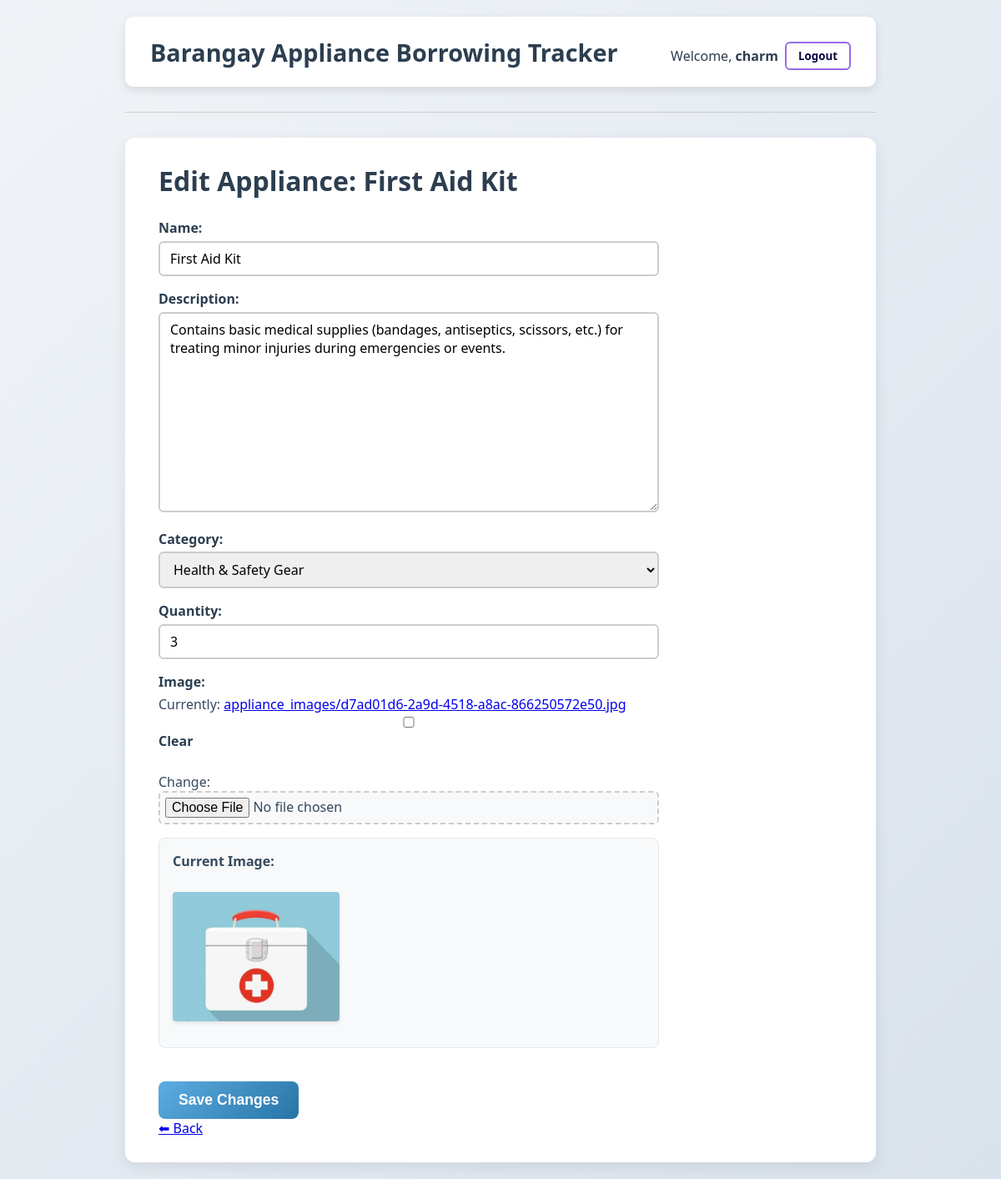
Screenshot of /dashboard/edit-appliance/1/ (signed in) with the database file from the repository.
### appliances/models.py (models this page shows, shortened)
class Appliance(models.Model):
    category = models.ForeignKey(Category, on_delete=models.CASCADE, related_name='appliances')
    name = models.CharField(max_length=100)
    description = models.TextField()
    quantity = models.PositiveIntegerField()
    image = models.ImageField(upload_to='appliance_images/', null=True, blank=True)

class Category(models.Model):
    name = models.CharField(max_length=100)
    def __str__(self):
        return self.name

### appliances/views.py (the view)
# urls.py: path('dashboard/edit-appliance/<int:appliance_id>/', views.edit_appliance, name='edit_appliance'),
@user_passes_test(is_admin)
def edit_appliance(request, appliance_id):
    appliance = get_object_or_404(Appliance, id=appliance_id)
    if request.method == 'POST':
        form = ApplianceForm(request.POST, request.FILES, instance=appliance)
        if form.is_valid():
            form.save()
            messages.success(request, f"'{appliance.name}' has been updated successfully.")
            return redirect('category_appliances', category_id=appliance.category.id)
    else:
        form = ApplianceForm(instance=appliance)
    return render(request, 'appliances/edit_appliance.html', {
        'form': form,
        'appliance': appliance
    })

### appliances/forms.py
class ApplianceForm(forms.ModelForm):
    class Meta:
        model = Appliance
        fields = ['name', 'description', 'category', 'quantity', 'image']

### appliances/views.py (called while the page is built)
def is_admin(user):
    return user.is_staff or user.is_superuser

### appliances/templates/appliances/edit_appliance.html (shortened to what this page needs)
{% extends 'appliances/base.html' %}
{% block content %}
<h2>Edit Appliance: {{ appliance.name }}</h2>
<form method="POST" enctype="multipart/form-data" class="edit-appliance-form">
    {{ form.as_p }}
    {% if appliance.image %}
        <div class="current-image">
            <p><strong>Current Image:</strong></p>
            <img src="{{ appliance.image.url }}" alt="{{ appliance.name }}" style="max-width: 200px; margin: 10px 0;">
        </div>
    {% endif %}
    <button type="submit" class="btn-primary" aria-label="Save Changes">
        Save Changes
    </button>
</form>
<a href="{% url 'category_appliances' appliance.category.id %}" class="btn-back" aria-label="Back">⬅ Back</a>
{% endblock %}

### appliances/templates/appliances/base.html (shortened to what this page needs)
<!DOCTYPE html>
<html lang="en">
<head>
</head>
<body>
    <header>
        <h1>Barangay Appliance Borrowing Tracker</h1>
        <div class="user-area">
            {% if user.is_authenticated %}
                <p>Welcome, <strong>{{ user.username }}</strong></p>
                <form method="POST" action="{% url 'logout' %}" class="logout-form">
                    <button type="submit" aria-label="Logout">Logout</button>
                </form>
            {% else %}
                <a href="{% url 'login' %}">Login</a>
                <a href="{% url 'register' %}">Register</a>
            {% endif %}
        </div>
    </header>
    <hr>
    <main>
        {% block content %}{% endblock %}
    </main>
</body>
</html>

### appliances/templates/appliances/base.html (style rules this page uses)
* { margin: 0; padding: 0; box-sizing: border-box; }
body { font-family: 'Segoe UI', Tahoma, Geneva, Verdana, sans-serif; background: linear-gradient(135deg, #f0f4f8, #d9e2ec); color: #333; min-height: 100vh; display: flex; flex-direction: column; align-items: center; padding: 20px; }
header { width: 100%; max-width: 900px; background: #fff; box-shadow: 0 4px 12px rgba(0,0,0,0.1); padding: 20px 30px; border-radius: 10px; display: flex; justify-content: space-between; align-items: center; flex-wrap: wrap; }
header h1 { font-weight: 700; font-size: 1.8rem; color: #2c3e50; flex-grow: 1; min-width: 200px; }
.user-area { font-size: 1rem; color: #555; display: flex; align-items: center; gap: 15px; flex-wrap: wrap; margin-top: 10px; }
.user-area p, .user-area a { margin: 0; color: #2c3e50; text-decoration: none; }
form.logout-form { display: inline; margin-left: -7px; }
form.logout-form button { background-color: transparent; border: 2px solid #956aea; color: #070444; padding: 6px 14px; font-weight: 600; border-radius: 6px; cursor: pointer; transition: all 0.3s ease; font-family: inherit; }
hr { margin: 30px 0; border: none; border-top: 1px solid #ccc; width: 100%; max-width: 900px; }
main { width: 100%; max-width: 900px; background: white; padding: 30px 40px; border-radius: 12px; box-shadow: 0 6px 18px rgba(0,0,0,0.08); min-height: 400px; }

### appliances/templates/appliances/edit_appliance.html (style rules this page uses)
h2 { color: #2c3e50; font-weight: 700; margin-bottom: 1.5rem; font-size: 2rem; }
.edit-appliance-form { max-width: 600px; margin-top: 20px; }
.edit-appliance-form p { margin-bottom: 1rem; font-size: 1rem; color: #34495e; }
.edit-appliance-form label { font-weight: 600; display: block; margin-bottom: 0.3rem; color: #2c3e50; }
.edit-appliance-form input, .edit-appliance-form select, .edit-appliance-form textarea { width: 100%; padding: 8px 12px; border: 2px solid #ccc; border-radius: 6px; font-size: 1rem; transition: border-color 0.3s ease; font-family: inherit; }
.edit-appliance-form input[type="file"] { padding: 6px; border: 2px dashed #ccc; background-color: #f8f9fa; cursor: pointer; }
.current-image { margin: 1rem 0; padding: 1rem; background: #f8f9fa; border-radius: 8px; border: 1px solid #e1e8ed; }
.current-image img { border-radius: 4px; box-shadow: 0 2px 4px rgba(0,0,0,0.1); }
.btn-primary { margin-top: 1.5rem; background: linear-gradient(135deg, #5dade2, #2874a6); color: white; border: none; padding: 12px 24px; font-weight: 600; font-size: 1.1rem; border-radius: 8px; cursor: pointer; transition: all 0.3s ease; }

### rows the page displays
Appliance: name "First Aid Kit", description "Contains basic medical supplies (bandages, antiseptics, scissors, etc.) for treating minor injuries during emergencies or events.", category "Health & Safety Gear", quantity "3", image (picture)

### other values shown
{{ user.username }} "charm"
